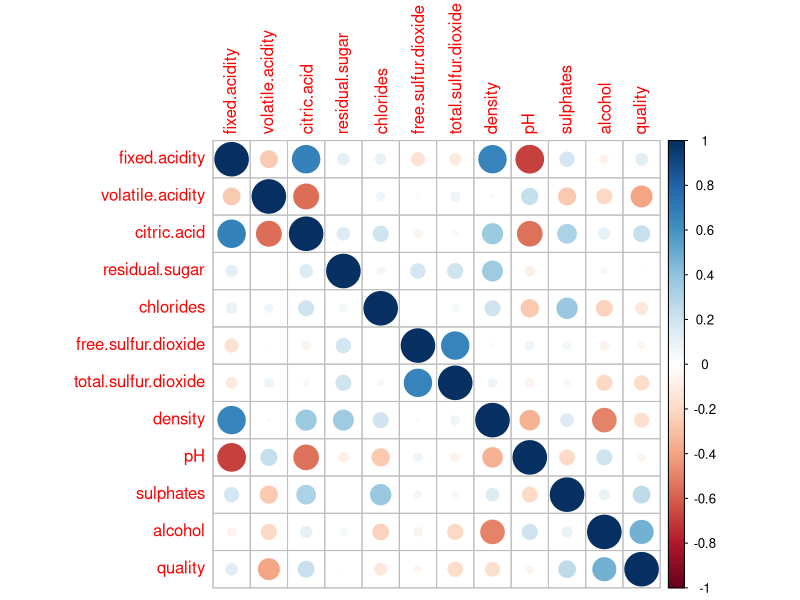
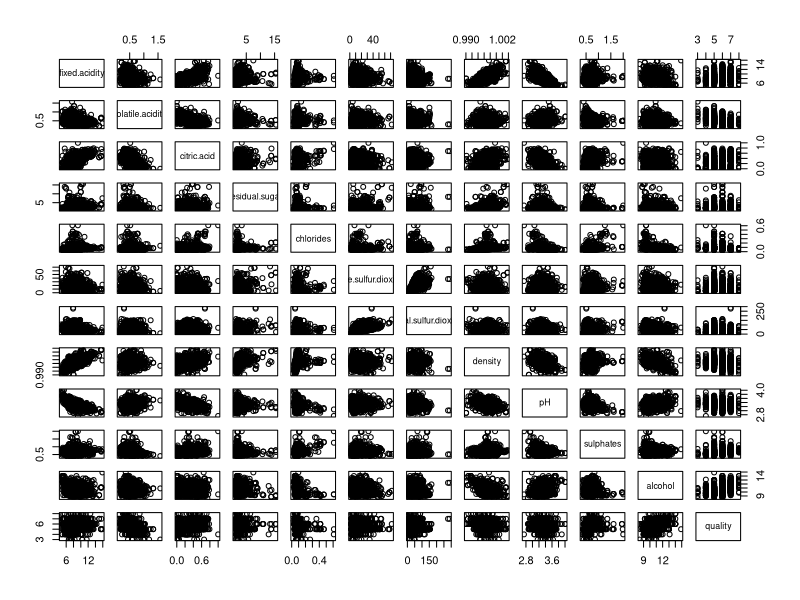
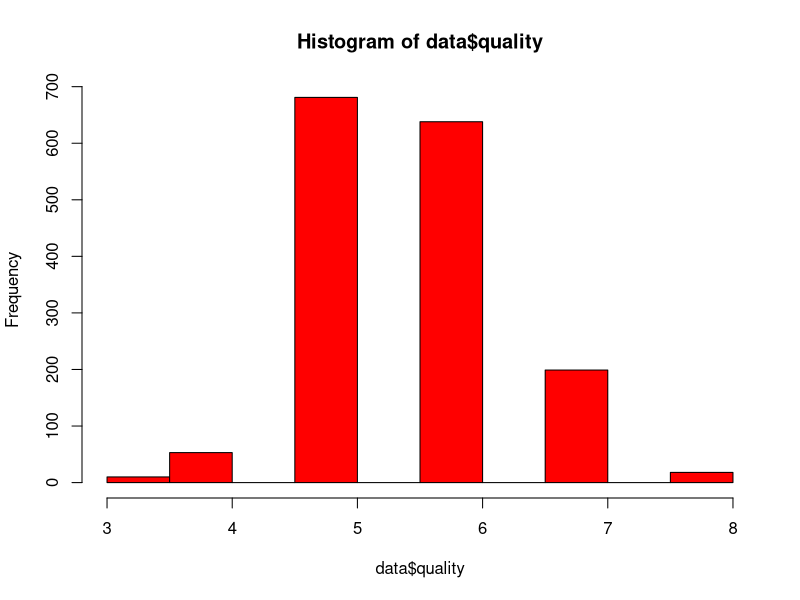
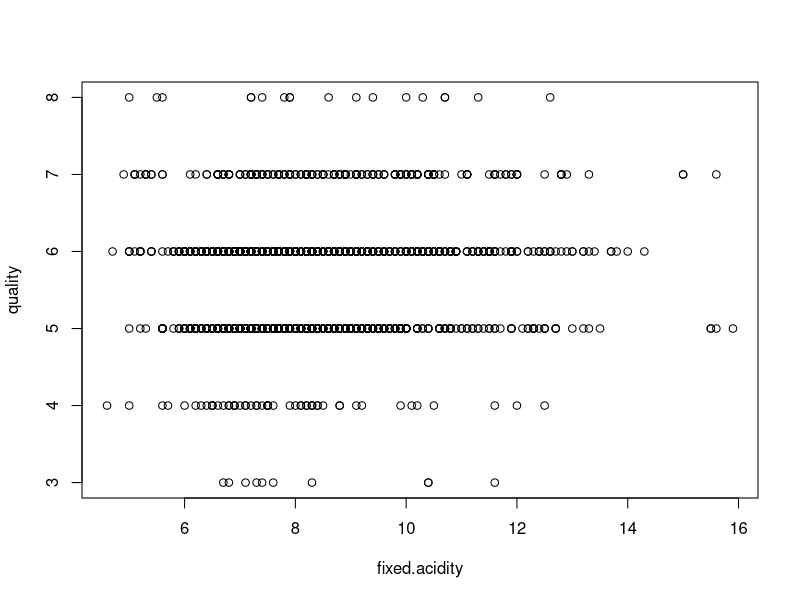
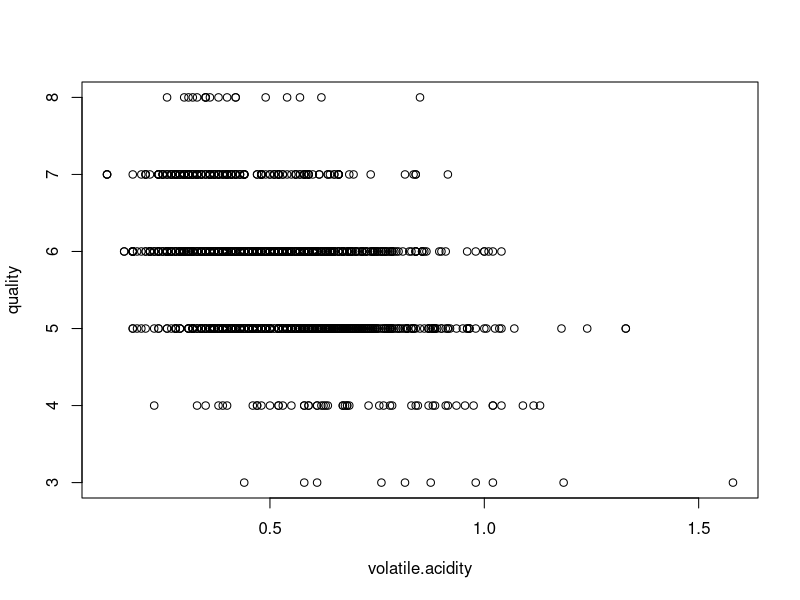
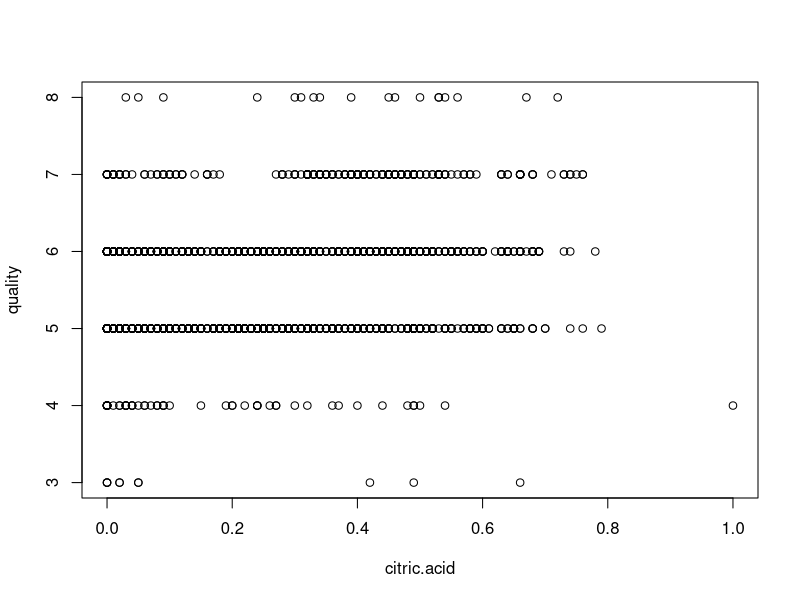
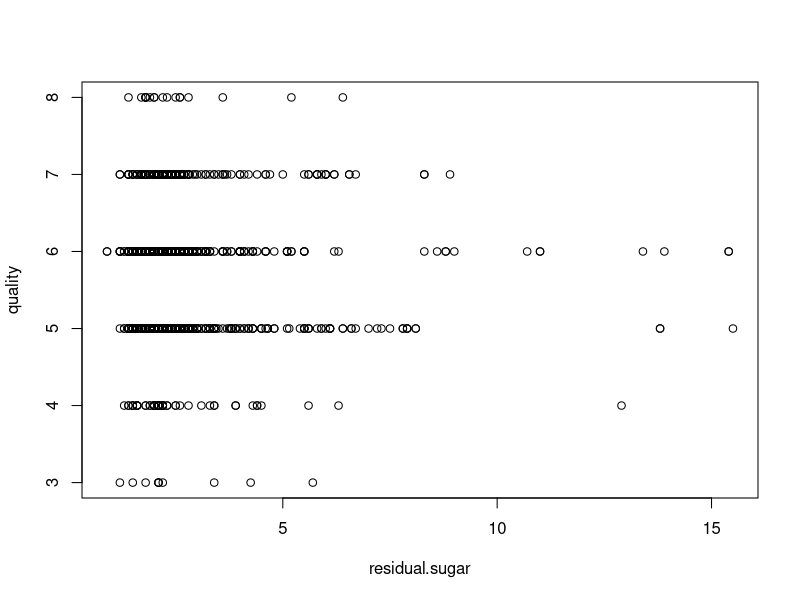
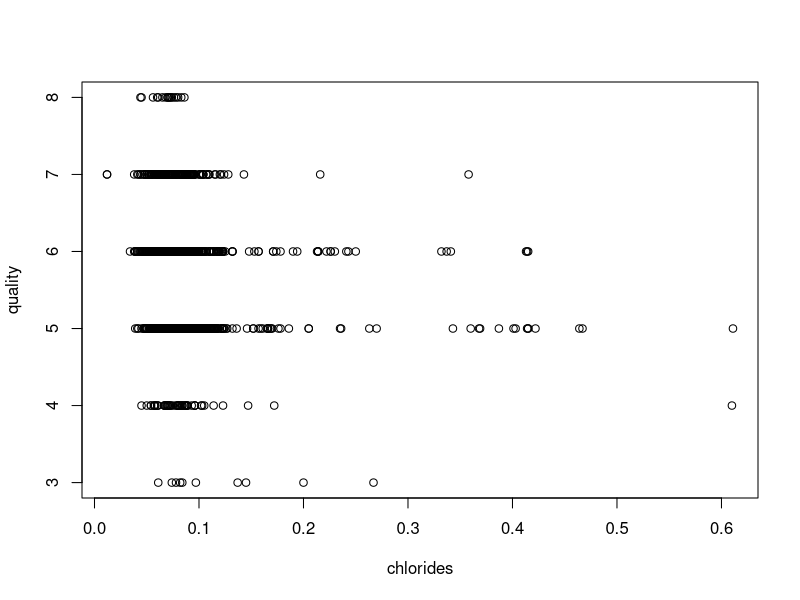

Source code (R) for these figures, in order:
library("matrixStats")
library("corrplot")
data = read.csv("red-wine.csv")


######################   Visualization    ####################################################

head(data)
tail(data)
corrplot(cor(data))
pairs(data)
hist(data$quality, col="red")
for (i in 1:11) 
  plot(quality ~ data[,i], xlab=colnames(data)[i], data = data)
##All pairwise corelation coefficients are less then 0.95
#looking at the pairs plot, it seems that linear regression is a resonable choice.




######################    Linear Regression    #################################################


l_r_model = lm(quality ~ . , data = data)
summary(l_r_model)
predicted.values = l_r_model$fitted.values
observed.value   = data[,12]
train.rmse    = sqrt(   mean( (observed.value - predicted.values)^2 )   )
train.rmse


######################   Cross Validation   ###############################################

no.of.folds = 10
index.values = sample(1:no.of.folds, size = dim(data)[1], replace = TRUE)
head(index.values)
table(index.values)/dim(data)[1]
test.mse = rep(0, no.of.folds)
for (i in 1:no.of.folds)
{
  index.out            = which(index.values == i)                            
  left.out.data        = data[  index.out, ]                                  
  left.in.data         = data[ -index.out, ]                                  
  tmp.lm               = lm(quality ~ ., data = left.in.data)                 
  tmp.predicted.values = predict(tmp.lm, newdata = left.out.data)             
  test.mse[i]          = mean((left.out.data[,12] - tmp.predicted.values)^2)  

}

test.mse
test.rmse = sqrt(mean(test.mse))
test.rmse

#############################################################################################

##########         Feature Selection Models        #########################################

############################################################################################



























